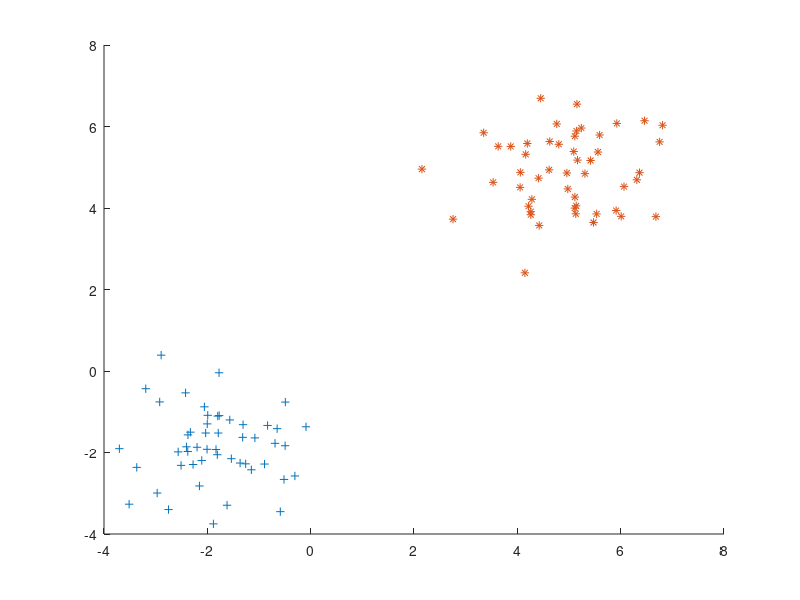

Source code (MATLAB): (Note: this script raises an error after producing the figure.)

sample_size1=50;
sample_size2=50;


mu1=[5,5]';
sigma1=[1,0;0,1]
r1 = mvnrnd(mu1,sigma1,sample_size1);

mu2=[-2,-2]';
sigma2=[1,0;0,1];
r2 = mvnrnd(mu2,sigma2,sample_size2);


points=[r1;r2];
labels1=zeros(size(r1,1),1)
labels2=ones(size(r2,1),1)
labels2((r2(:,1)>=-2)+(r2(:,2)>=-2)==2)=1
labels=[labels1;labels2]

hold on
x=points(:,1)
y=points(:,2)
plot(x(labels==1),y(labels==1),'+')
plot(x(labels==0),y(labels==0),'*')
options = sdpsettings('verbose', 0, 'solver', 'mosek');


N=size(points,1);
dims=size(points,2);
    
y = sdpvar(N,1);
w = sdpvar(dims,1);
w0 = sdpvar();
e = ones(N,1);
obj = e'*y;

cons = [y>=0;y >= 1 - (2*labels-1).*(points*w - w0)];
out = optimize(cons,obj,options);


w0=value(w0)
w1=value(w(1))
w2=value(w(2))

x=-5:0.1:5
y=(w0-w1*x)/w2
plot(x,y)
